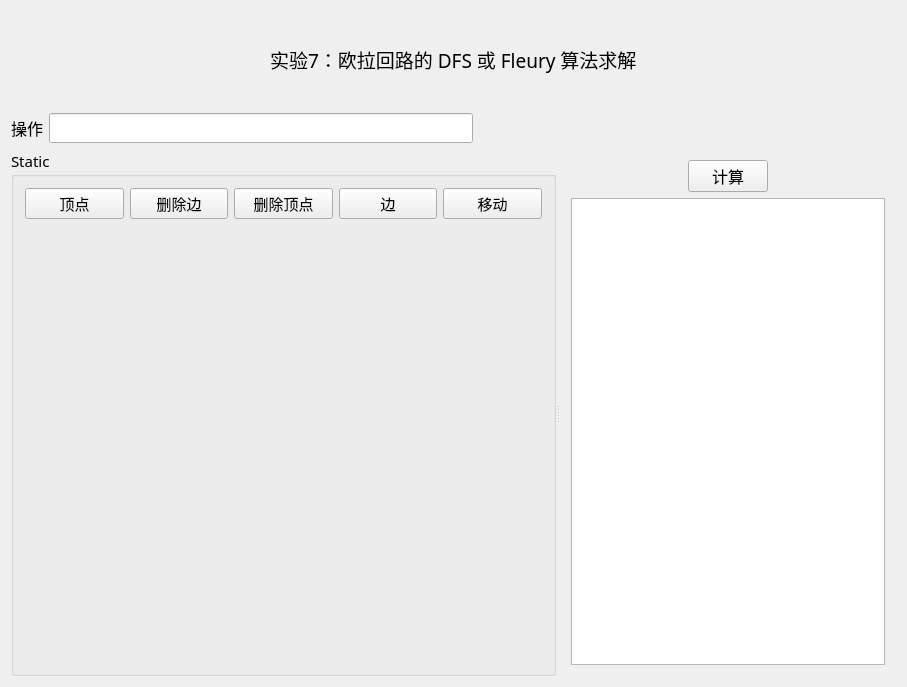
<?xml version="1.0" encoding="UTF-8"?>
<ui version="4.0">
 <class>MainWindow</class>
 <widget class="QMainWindow" name="MainWindow">
  <property name="geometry">
   <rect>
    <x>0</x>
    <y>0</y>
    <width>907</width>
    <height>687</height>
   </rect>
  </property>
  <property name="font">
   <font>
    <family>华文中宋</family>
    <pointsize>11</pointsize>
   </font>
  </property>
  <property name="windowTitle">
   <string>MainWindow</string>
  </property>
  <widget class="QWidget" name="centralWidget">
   <layout class="QVBoxLayout" name="verticalLayout_3" stretch="2,8">
    <item>
     <layout class="QVBoxLayout" name="verticalLayout_2" stretch="0,0">
      <item>
       <layout class="QHBoxLayout" name="horizontalLayout_3">
        <item>
         <spacer name="horizontalSpacer_3">
          <property name="orientation">
           <enum>Qt::Horizontal</enum>
          </property>
          <property name="sizeHint" stdset="0">
           <size>
            <width>40</width>
            <height>20</height>
           </size>
          </property>
         </spacer>
        </item>
        <item>
         <widget class="QLabel" name="label">
          <property name="font">
           <font>
            <family>华文中宋</family>
            <pointsize>14</pointsize>
           </font>
          </property>
          <property name="text">
           <string>实验7：欧拉回路的 DFS 或 Fleury 算法求解</string>
          </property>
         </widget>
        </item>
        <item>
         <spacer name="horizontalSpacer_4">
          <property name="orientation">
           <enum>Qt::Horizontal</enum>
          </property>
          <property name="sizeHint" stdset="0">
           <size>
            <width>40</width>
            <height>20</height>
           </size>
          </property>
         </spacer>
        </item>
       </layout>
      </item>
      <item>
       <layout class="QHBoxLayout" name="horizontalLayout_4">
        <item>
         <widget class="QLabel" name="label_2">
          <property name="font">
           <font>
            <family>华文中宋</family>
            <pointsize>12</pointsize>
           </font>
          </property>
          <property name="text">
           <string>操作</string>
          </property>
         </widget>
        </item>
        <item>
         <widget class="QLineEdit" name="curFunc"/>
        </item>
        <item>
         <spacer name="horizontalSpacer_6">
          <property name="orientation">
           <enum>Qt::Horizontal</enum>
          </property>
          <property name="sizeHint" stdset="0">
           <size>
            <width>40</width>
            <height>20</height>
           </size>
          </property>
         </spacer>
        </item>
       </layout>
      </item>
     </layout>
    </item>
    <item>
     <widget class="QSplitter" name="splitter">
      <property name="orientation">
       <enum>Qt::Horizontal</enum>
      </property>
      <widget class="QGroupBox" name="groupBox">
       <property name="sizePolicy">
        <sizepolicy hsizetype="Expanding" vsizetype="Expanding">
         <horstretch>0</horstretch>
         <verstretch>0</verstretch>
        </sizepolicy>
       </property>
       <property name="title">
        <string>Static</string>
       </property>
       <layout class="QGridLayout" name="gridLayout">
        <item row="1" column="0">
         <widget class="MyWidget" name="DrawWidget" native="true">
          <property name="sizePolicy">
           <sizepolicy hsizetype="Expanding" vsizetype="Expanding">
            <horstretch>0</horstretch>
            <verstretch>0</verstretch>
           </sizepolicy>
          </property>
         </widget>
        </item>
        <item row="0" column="0">
         <layout class="QHBoxLayout" name="horizontalLayout_2">
          <item>
           <widget class="QPushButton" name="btAddVertex">
            <property name="font">
             <font>
              <family>楷体</family>
              <weight>50</weight>
              <bold>false</bold>
             </font>
            </property>
            <property name="text">
             <string>顶点</string>
            </property>
           </widget>
          </item>
          <item>
           <widget class="QPushButton" name="btDelEdge">
            <property name="font">
             <font>
              <family>楷体</family>
             </font>
            </property>
            <property name="text">
             <string>删除边</string>
            </property>
           </widget>
          </item>
          <item>
           <widget class="QPushButton" name="btDelVertex">
            <property name="font">
             <font>
              <family>楷体</family>
              <weight>50</weight>
              <bold>false</bold>
             </font>
            </property>
            <property name="text">
             <string>删除顶点</string>
            </property>
           </widget>
          </item>
          <item>
           <widget class="QPushButton" name="btAddEdge">
            <property name="font">
             <font>
              <family>楷体</family>
              <weight>50</weight>
              <bold>false</bold>
             </font>
            </property>
            <property name="text">
             <string>边</string>
            </property>
           </widget>
          </item>
          <item>
           <widget class="QPushButton" name="btMove">
            <property name="font">
             <font>
              <family>楷体</family>
              <weight>50</weight>
              <bold>false</bold>
             </font>
            </property>
            <property name="text">
             <string>移动</string>
            </property>
           </widget>
          </item>
         </layout>
        </item>
       </layout>
      </widget>
      <widget class="QWidget" name="">
       <layout class="QVBoxLayout" name="verticalLayout">
        <item>
         <layout class="QHBoxLayout" name="horizontalLayout">
          <item>
           <spacer name="horizontalSpacer">
            <property name="orientation">
             <enum>Qt::Horizontal</enum>
            </property>
            <property name="sizeHint" stdset="0">
             <size>
              <width>40</width>
              <height>20</height>
             </size>
            </property>
           </spacer>
          </item>
          <item>
           <widget class="QPushButton" name="btComp">
            <property name="font">
             <font>
              <pointsize>12</pointsize>
             </font>
            </property>
            <property name="text">
             <string>计算</string>
            </property>
           </widget>
          </item>
          <item>
           <spacer name="horizontalSpacer_2">
            <property name="orientation">
             <enum>Qt::Horizontal</enum>
            </property>
            <property name="sizeHint" stdset="0">
             <size>
              <width>40</width>
              <height>20</height>
             </size>
            </property>
           </spacer>
          </item>
         </layout>
        </item>
        <item>
         <widget class="QTextBrowser" name="textBrowser"/>
        </item>
       </layout>
      </widget>
     </widget>
    </item>
   </layout>
  </widget>
 </widget>
 <layoutdefault spacing="6" margin="11"/>
 <customwidgets>
  <customwidget>
   <class>MyWidget</class>
   <extends>QWidget</extends>
   <header location="global">mywidget.h</header>
   <container>1</container>
  </customwidget>
 </customwidgets>
 <resources/>
 <connections/>
</ui>
